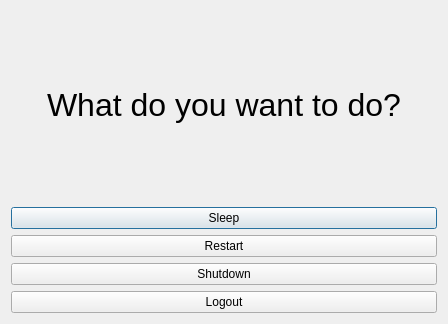
<?xml version="1.0" encoding="UTF-8"?>
<ui version="4.0">
 <class>PowerOptions</class>
 <widget class="QDialog" name="PowerOptions">
  <property name="geometry">
   <rect>
    <x>0</x>
    <y>0</y>
    <width>448</width>
    <height>324</height>
   </rect>
  </property>
  <property name="minimumSize">
   <size>
    <width>300</width>
    <height>300</height>
   </size>
  </property>
  <property name="windowTitle">
   <string>Power Options</string>
  </property>
  <property name="windowIcon">
   <iconset theme="system-shutdown-panel"/>
  </property>
  <layout class="QVBoxLayout" name="verticalLayout">
   <item>
    <layout class="QGridLayout" name="gridLayout">
     <item row="0" column="1" colspan="4">
      <widget class="QLabel" name="label">
       <property name="text">
        <string>&lt;html&gt;&lt;head/&gt;&lt;body&gt;&lt;p align=&quot;center&quot;&gt;&lt;span style=&quot; font-size:24pt;&quot;&gt;What do you want to do?&lt;/span&gt;&lt;/p&gt;&lt;/body&gt;&lt;/html&gt;</string>
       </property>
      </widget>
     </item>
     <item row="1" column="1" colspan="4">
      <widget class="QPushButton" name="sleepButton">
       <property name="text">
        <string>Sleep</string>
       </property>
       <property name="icon">
        <iconset theme="weather-clear-night"/>
       </property>
      </widget>
     </item>
     <item row="2" column="1" colspan="4">
      <widget class="QPushButton" name="rebootButton">
       <property name="text">
        <string>Restart</string>
       </property>
       <property name="icon">
        <iconset theme="system-restart-panel"/>
       </property>
      </widget>
     </item>
     <item row="3" column="1" colspan="4">
      <widget class="QPushButton" name="shutdownButton">
       <property name="text">
        <string>Shutdown</string>
       </property>
       <property name="icon">
        <iconset theme="system-shutdown-panel"/>
       </property>
      </widget>
     </item>
     <item row="4" column="1" colspan="4">
      <widget class="QPushButton" name="logoutButton">
       <property name="text">
        <string>Logout</string>
       </property>
       <property name="icon">
        <iconset theme="avatar-default"/>
       </property>
      </widget>
     </item>
    </layout>
   </item>
  </layout>
 </widget>
 <resources/>
 <connections/>
</ui>
